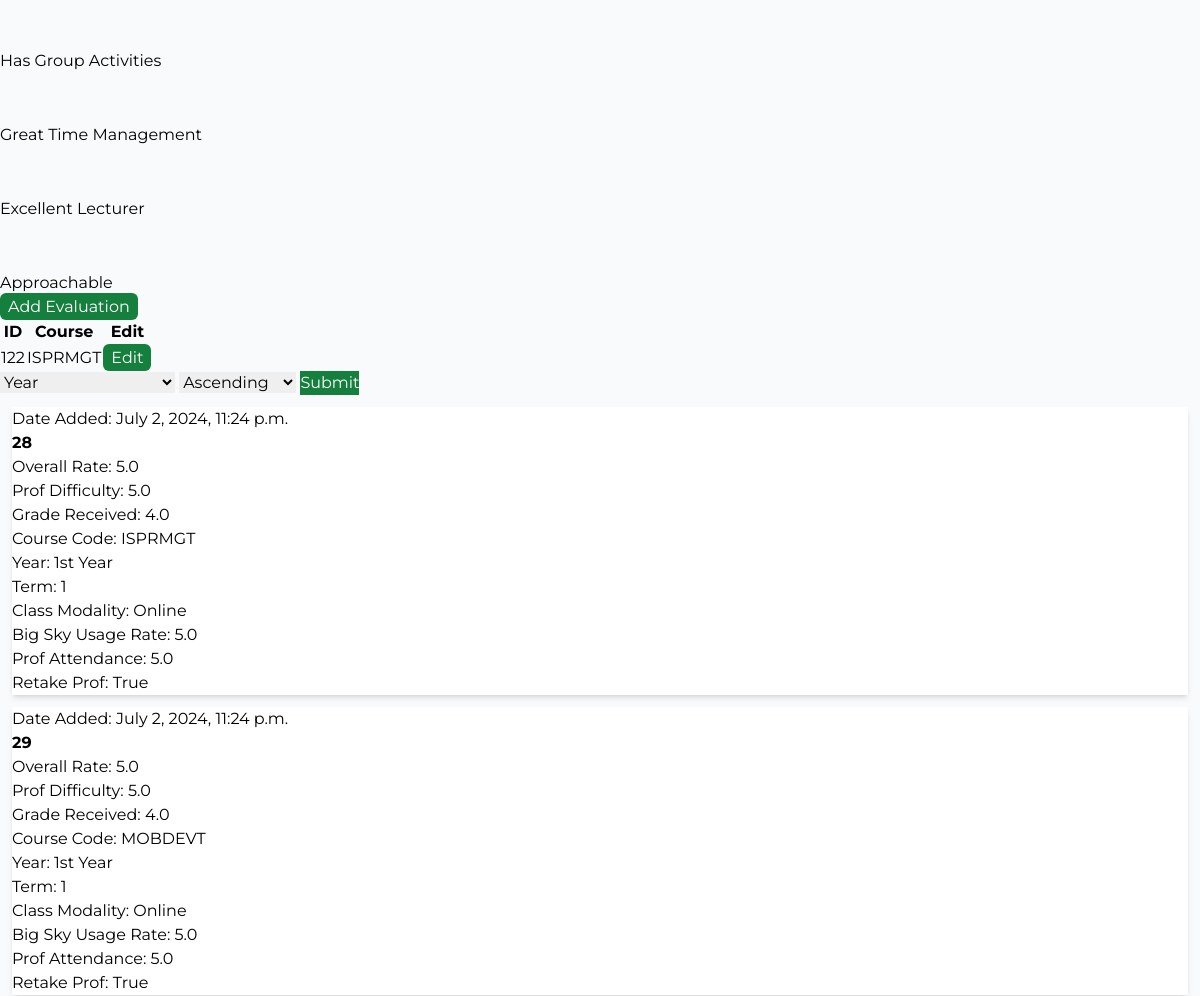
Before: /teacher/1 (signed in, middle part) with the older database file.
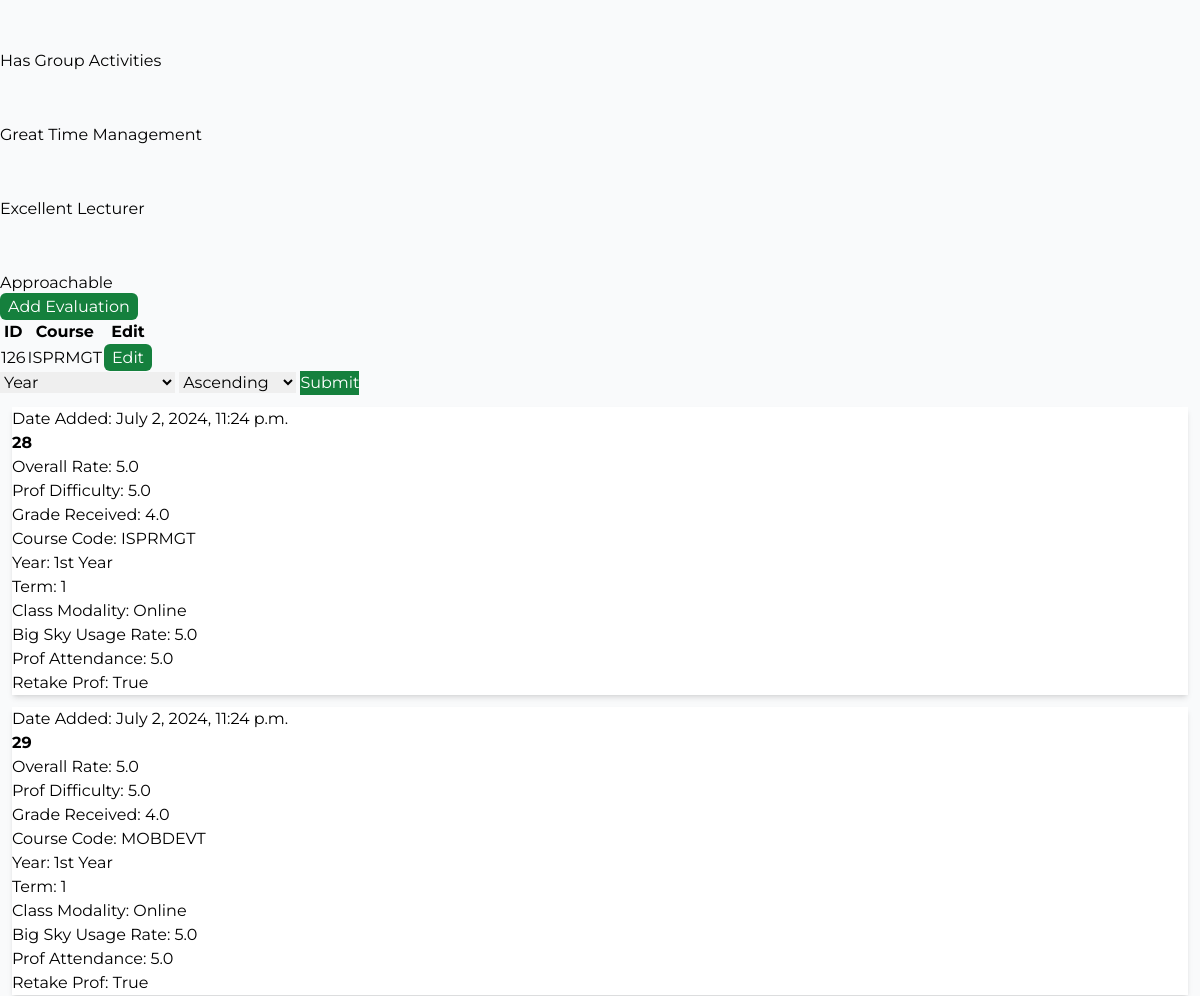
After: the same page with the newer database file.
### EvalSys/models.py (models this page shows, shortened)
class TagTB(models.Model):
    TagName = models.CharField(max_length=100, null=False, blank=False)
    isHidden = models.BooleanField(null=False, blank=False)

class EvaluationTB(models.Model):
    UserID = models.ForeignKey(User, on_delete=models.CASCADE)
    TeacherID = models.ForeignKey(TeacherTB, on_delete=models.CASCADE)
    CourseID = models.ForeignKey(CourseTB, on_delete=models.CASCADE)
    Year = models.CharField(max_length=50, null=False, blank=False)
    Term = models.IntegerField(null=False, blank=False)
    ClassModality = models.CharField(max_length=50, null=False, blank=False)
    OverallProfRate = models.FloatField(null=False, blank=False)
    ProfDifficulty = models.FloatField(null=False, blank=False)
    RetakeProf = models.BooleanField(null=False, blank=False)
    BigSkyUsageRate = models.FloatField(null=False, blank=False)
    ProfAttendance = models.FloatField(null=False, blank=False)
    GradeReceived = models.FloatField(null=True, blank=True)
    DateAdded = models.DateTimeField(default=timezone.now)
    class Meta:
        unique_together = ('UserID', 'TeacherID', 'CourseID')

class CourseTB(models.Model):
    CourseCode = models.CharField(unique=True, max_length=50, null=False, blank=False)
    CourseName = models.CharField(max_length=100, null=False, blank=False)
    Description = models.TextField(null=True, blank=True)

### EvalSys/views.py (the view, shortened to what this page needs)
# urls.py: path('teacher/<teacher_id>', views.TeacherInfo, name='TeacherInfo'),
@login_required(login_url='UserLogin')
def TeacherInfo(request, teacher_id):
    user = request.user
    TeacherRec = TeacherTB.objects.get(pk=teacher_id)
    TCourseRecs = Teacher_CourseTB.objects.filter(TeacherID=teacher_id)
    EvalRecs = EvaluationTB.objects.filter(TeacherID=teacher_id, UserID=user.id)
    try:
        Teacher_BookmarkTB.objects.get(TeacherID=teacher_id, UserID=user.id)
        isMark = True
    except:
        isMark = False
    showAdd = False
    showEdit = False
    if len(EvalRecs) > 0: showEdit = True
    if len(TCourseRecs) != len(EvalRecs): showAdd = True
    AllEvalRecs = EvaluationTB.objects.filter(TeacherID=teacher_id).aggregate(
        Average_Rate=Round(Avg('OverallProfRate', default=0), 2),
        Average_Difficulty=Round(Avg('ProfDifficulty', default=0), 2),
        Average_BSUsage=Round(Avg('BigSkyUsageRate', default=0), 2),
        Average_Attendance=Round(Avg('ProfAttendance', default=0), 2),
        Average_Grades=Round(Avg('GradeReceived', default=0))
    )
    Average_Retake = 0
    Total_WillRetake = EvaluationTB.objects.filter(TeacherID=teacher_id, RetakeProf=True).count()
    TotalNumEvals = EvaluationTB.objects.filter(TeacherID=teacher_id).count()
    if TotalNumEvals > 0:
        Average_Retake = int((Total_WillRetake/TotalNumEvals)*100)
    AllTagsGotten = (Evaluation_TagTB.objects.filter(EvaluationID__TeacherID_id=teacher_id)
                     .values('TagID__TagName').annotate(count=Count('TagID__TagName')).order_by('-count')[:5])
    AllStudentEvals = EvaluationTB.objects.filter(TeacherID=teacher_id).exclude(UserID=user.id)
    AllEvalTags = Evaluation_TagTB.objects.filter(EvaluationID__TeacherID=teacher_id).exclude(EvaluationID__UserID=user.id).order_by()
    type = ""
    arrange = ""
    return render(request, 'teacherInfo.html', {
        'prof': TeacherRec,
        'Courses': TCourseRecs,
        'Evals': EvalRecs,
        'showAdd': showAdd,
        'showEdit': showEdit,
        'Mark': isMark,
        'AllEvalRecs': AllEvalRecs,
        'TotalNumEvals': TotalNumEvals,
        'Average_Retake': Average_Retake,
        'TopTagRecs': AllTagsGotten,
        'AllStudentEvals': AllStudentEvals,
        'AllEvalTags': AllEvalTags,
        'type': type,
        'arrange': arrange})

### templates/teacherInfo.html (shortened to what this page needs)
{% extends 'temp_2.html' %}
{% block content %}
    <div>
        <div class="space-y-[50px]">
            {% for item in TopTagRecs %}
                <p>{{ item.TagID__TagName }}</p>
            {% endfor %}
        </div>
        {% if showAdd == True or showAdd == None %}
            <a class="px-2 py-1 rounded-md bg-green-700 text-white" href="{% url 'EvaluateTeacher' prof.id %}">Add Evaluation</a>
        {% endif %}
        {% if showEdit == True %}
            <table>
                <tr>
                    <th>ID</th>
                    <th>Course</th>
                    <th>Edit</th>
                </tr>
                {% for record in Evals %}
                    <tr>
                        <td>{{ record.id }}</td>
                        <td>{{ record.CourseID.CourseCode }}</td>
                        <td>
                            <a class="px-2 py-1 rounded-md bg-green-700 text-white" href="{% url 'EditEval' record.id %}">Edit</a>
                        </td>
                    </tr>
                {% endfor %}
            </table>
        {% endif %}
    </div>
    <div>
        <form action="{% url 'TeacherInfo' prof.id %}" method="POST">
            <select name="Type" id="Type">
                <option value="Year" {% if type == "Year" %} selected {% endif %}>Year</option>
            </select>
            <select name="Arrange" id="Arrange">
                <option value="Asc" {% if arrange == "Asc" %} selected {% endif %}>Ascending</option>
            </select>
            <button type="submit" class="bg-green-700 text-white">Submit</button>
        </form>
    </div>
    <div class="">
        {% for eval in AllStudentEvals %}
            <div class="bg-white shadow-md m-3">
                <p>Date Added: {{ eval.DateAdded }}</p>
                <p class="font-bold">{{ eval.id }}</p>
                <p>Overall Rate: {{ eval.OverallProfRate }}</p>
                <p>Prof Difficulty: {{ eval.ProfDifficulty }}</p>
                <p>Grade Received: {{ eval.GradeReceived }}</p>
                <p>Course Code: {{ eval.CourseID.CourseCode }}</p>
                <p>Year: {{eval.Year }}</p>
                <p>Term: {{ eval.Term }}</p>
                <p>Class Modality: {{ eval.ClassModality }}</p>
                <p>Big Sky Usage Rate: {{ eval.BigSkyUsageRate }}</p>
                <p>Prof Attendance: {{ eval.ProfAttendance }}</p>
                <p>Retake Prof: {{ eval.RetakeProf }}</p>
            </div>
        {% endfor %}
    </div>
{% endblock %}

Changed rows visible on the page:
removed EvaluationTB: id "122", CourseID.CourseCode "ISPRMGT"
added EvaluationTB: id "126", CourseID.CourseCode "ISPRMGT"
